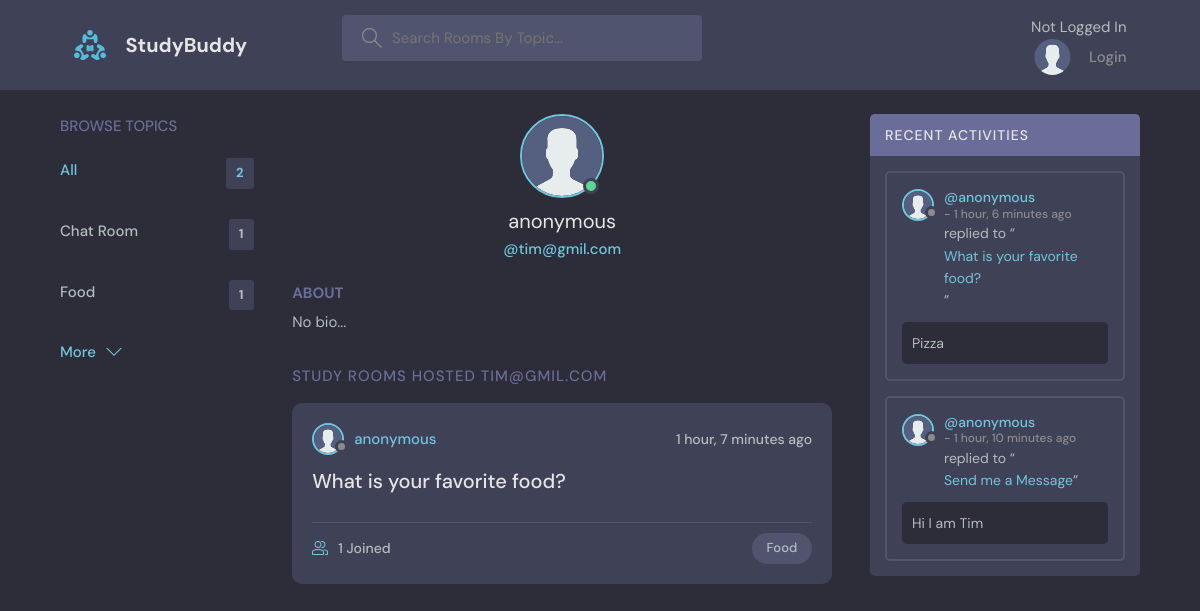
/profile3/, run on the app's committed database.
### base/models.py (models this page shows, shortened)
class Topic(models.Model):
    name = models.CharField(max_length = 200)

class User(AbstractUser):
    username = models.CharField(max_length = 200, default = 'Anonymous', null=True) # default name for the user
    email = models.EmailField(unique = True) # email field for the user
    bio = models.TextField(default = 'No bio...') # bio field for the user
    avatar = models.ImageField(null=False, default="avatar.svg")
    USERNAME_FIELD = 'email'
    REQUIRED_FIELDS = []

class Room(models.Model):
    host = models.ForeignKey(User, on_delete = models.SET_NULL, null = True)
    topic = models.ForeignKey(Topic, on_delete = models.SET_NULL, null = True) # if the topic is deleted, room's topic set to null
    name = models.CharField(max_length = 200)
    description = models.TextField(null = True, blank = True) # null for db, blank for form submissions-
    participants = models.ManyToManyField(User, related_name = 'participants') # many to many relationship with User (by fk)
    updated = models.DateTimeField(auto_now = True) # field will be timestamped with every edit to the model
    created = models.DateTimeField(auto_now_add = True) # timestamp for when the model was created
    class Meta: # it allows you to specify options (also known as metadata)
        ordering = ['-updated', '-created'] # newest room will be displayed first
    def __str__(self):
        return self.name

class Message(models.Model):
    user = models.ForeignKey(User, on_delete = models.CASCADE) # from default User model
    room = models.ForeignKey(Room, on_delete = models.CASCADE) # if the room is deleted, delete the message
    body = models.TextField()
    updated = models.DateTimeField(auto_now = True)
    created = models.DateTimeField(auto_now_add = True)
    class Meta: # it allows you to specify options (also known as metadata)
        ordering = ['-updated', '-created'] # newest message will be displayed first
    def __str__(self):
        return self.body[0:50] # return the first 50 characters of the message body in the preview

### base/views.py (the view)
# urls.py: path('profile<str:pk>/', views.userProfile, name = 'user-profile'),
def userProfile(request, pk):
    user = User.objects.get(id = pk)
    rooms = user.room_set.all()
    room_messages = user.message_set.all()
    topics = Topic.objects.all()
    context = {'user': user, 'rooms': rooms, 'room_messages': room_messages, 'topics': topics}
    return render(request, 'base/profile.html', context)

### base/templates/base/profile.html (shortened to what this page needs)
{% extends 'base.html' %}
{% block content %}
  <main class="profile-page layout layout--3">
    <div class="container">
      {%include 'base/topics_component.html'%}
      <div class="roomList">
        <div class="profile">
          <div class="profile__avatar">
            <div class="avatar avatar--large active">
              <img src="{{user.avatar.url}}" />
            </div>
          </div>
          <div class="profile__info">
            <h3>{{user.username}}</h3>
            <p>@{{user.email}}</p>
          </div>
          <div class="profile__about">
            <h3>About</h3>
            <p>
              {{user.bio}}
            </p>
          </div>
        </div>
        <div class="roomList__header">
          <div>
            <h2>Study Rooms Hosted {{user}}</a>
            </h2>
          </div>
        </div>
        {%include 'base/feed_component.html'%}
      </div>
      {%include 'base/activity_component.html'%}
    </div>
  </main>
{% endblock content %}

### base/templates/base/topics_component.html
<div class="topics">
    <div class="topics__header">
      <h2>Browse Topics</h2>
    </div>
    <ul class="topics__list">
      <li>
        <a href="{% url 'home' %}" class="active">All <span>{{topics.count}}</span></a>
      </li>
          {%for topic in topics%}
          <li>
              <a href = "{% url 'home' %}?q={{topic.name}}">{{topic.name}}<span>{{topic.room_set.all.count}}</span></a>
          </li>
          {%endfor%}
    </ul>
    <a class="btn btn--link" href="{% url 'topics' %}">
      More
      <svg version="1.1" xmlns="http://www.w3.org/2000/svg" width="32" height="32" viewBox="0 0 32 32">
        <title>chevron-down</title>
        <path d="M16 21l-13-13h-3l16 16 16-16h-3l-13 13z"></path>
      </svg>
    </a>
  </div>

### base/templates/base/feed_component.html (shortened to what this page needs)
{% for room in rooms %}
<div class="roomListRoom">
    <div class="roomListRoom__header">
      <a href="{% url 'user-profile' room.host.id %}" class="roomListRoom__author">
        <div class="avatar avatar--small">
          <img src="{{room.host.avatar.url}}" />
        </div>
        <span>{{room.host.username}}</span>
      </a>
      <div class="roomListRoom__actions">
        <span>{{room.created|timesince}} ago </span>
      </div>
    </div>
    <div class="roomListRoom__content">
      <a href="{% url 'room' room.id %}">{{room.name}}</a>
    </div>
    <div class="roomListRoom__meta">
      <a href="{% url 'room' room.id %}" class="roomListRoom__joined">
        {{room.participants.all.count}} Joined
      </a>
      <p class="roomListRoom__topic">{{room.topic.name}}</p>
    </div>
  </div>
{% endfor %}

### base/templates/base/activity_component.html (shortened to what this page needs)
<div class="activities">
    <div class="activities__header">
      <h2>Recent Activities</h2>
    </div>
    {%for message in room_messages%}
    <div class="activities__box">
      <div class="activities__boxHeader roomListRoom__header">
        <a href="{% url 'user-profile' message.user.id%}" class="roomListRoom__author">
          <div class="avatar avatar--small">
            <img src="{{message.user.avatar.url}}" />
          </div>
          <p>
            @{{message.user.username}}
            <span> - {{message.created|timesince}} ago</span>
          </p>
        </a>
      </div>
      <div class="activities__boxContent">
        <p>replied to “<a href="{% url 'room' message.room.id %}">{{message.room}}</a>”</p>
        <div class="activities__boxRoomContent">
            {{message}}
        </div>
      </div>
    </div>
    {% endfor %}
  </div>

### data on the page
Topic: name "Chat Room", room_set.all.count "1"
Topic: name "Food", room_set.all.count "1"
User: avatar (placeholder picture), username "anonymous", email "tim@gmil.com", bio "No bio...", email "TIM@GMIL.COM"
Room: host.avatar (placeholder picture), host.username "anonymous", created "1 hour, 7 minutes", name "What is your favorite food?", participants.all.count "1", topic.name "Food"
Message: user.avatar (placeholder picture), user.username "anonymous", created "1 hour, 6 minutes", room "What is your favorite food?", body "Pizza"
Message: user.avatar (placeholder picture), user.username "anonymous", created "1 hour, 10 minutes", room "Send me a Message", body "Hi I am Tim"

### other printed values
{{ topics.count }} "2"
